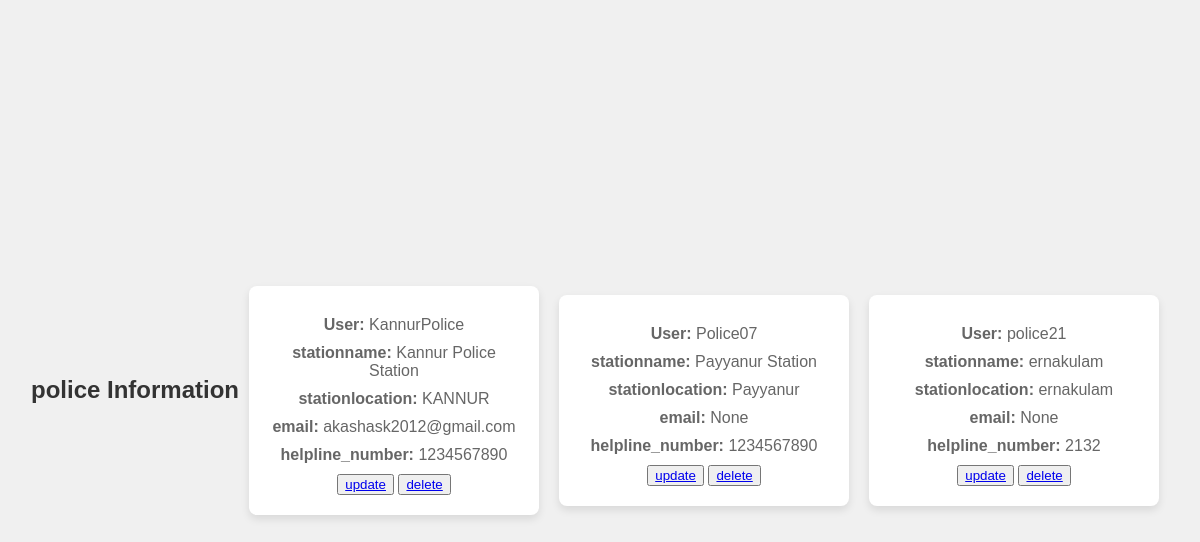
The app's page /adminpolicelistview, older data.
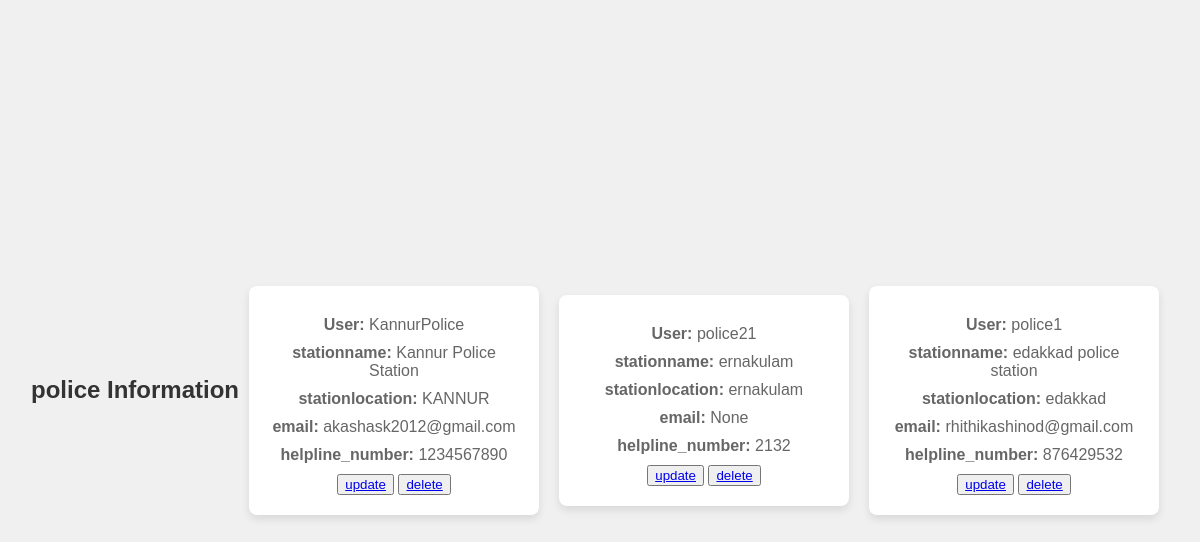
The same page, newer data.
### app/models.py (models this page shows, shortened)
class PoliceProfile(models.Model):
    user = models.OneToOneField(User, on_delete=models.CASCADE, related_name="police_profile")
    station_name = models.CharField(max_length=200)
    police_station_location=models.CharField(max_length=200)
    helpline_number = models.CharField(max_length=20, null=True)
    email=models.EmailField(null=True)

class User(AbstractUser):
    ROLE_CHOICES = [
        ("admin","Admin"),
        ("user", "User"),
        ("police","police")
    ]
    role = models.CharField(max_length=200, choices=ROLE_CHOICES, default="user")

### app/views.py (the view)
# urls.py: path("adminpolicelistview",AdminpoliceListView.as_view(),name="adminlistpolice")
class AdminpoliceListView(ListView):
    template_name="adminpolicelist.html"
    model=PoliceProfile
    context_object_name="data"

### app/templates/adminpolicelist.html (shortened to what this page needs)
<!DOCTYPE html>
{% load static %}
<html lang="en">
<head>
</head>
<body>
    <div class="container">
        <h2>police Information</h2>
        {% for d in data %}
        <div class="card">
            <p><strong>User:</strong> {{ d.user }}</p>
            <p><strong>stationname:</strong> {{ d.station_name }}</p>
            <p><strong>stationlocation:</strong> {{ d.police_station_location }}</p>
            <p><strong>email:</strong> {{ d.email }}</p>
            <p><strong>helpline_number:</strong> {{ d.helpline_number }}</p>
                <button type="submit"><a href="{% url 'updatepolice'  d.id %}">update</a></button>
                <button type="submit"><a href="{% url 'police-delete'  d.id %}">delete</a></button>
        </div>
        {% endfor %}
    </div>
</body>
</html>

### app/templates/adminpolicelist.html (style rules this page uses)
body { font-family: Arial, sans-serif; background-color: #f0f0f0; margin: 0; padding: 0; display: flex; justify-content: center; align-items: center; min-height: 100vh; }
.container { display: flex; flex-wrap: wrap; justify-content: center; align-items: center; }
.card { background-color: #ffffff; border-radius: 8px; box-shadow: 0 4px 8px rgba(0, 0, 0, 0.1); padding: 20px; margin: 10px; width: 250px; text-align: center; }
h2 { margin-top: 0; color: #333333; }
p { margin: 10px 0; color: #666666; }

Row changes from the older to the newer data that the page shows:
removed PoliceProfile: user "Police07", station_name "Payyanur Station", police_station_location "Payyanur", email "None", helpline_number "1234567890"
added PoliceProfile: user "police1", station_name "edakkad police station", police_station_location "edakkad", email "rhithikashinod@gmail.com", helpline_number "876429532"
